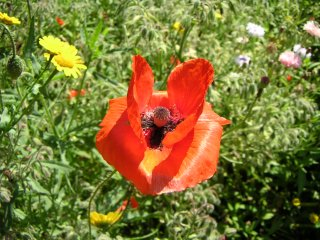
#> input picture Tarea2/photo.jpg, 320 x 240 px
$ python prueba2.py
#> lines starting #> are read from the running program, lines starting #| are printed output that depends on the picture
from email.mime import image
from tkinter import *
import cv2
import math
from PIL import Image, ImageTk
import copy
import numpy as np

imagen = cv2.imread("photo.jpg")
#> imagen is the input picture: shape (240, 320, 3); mean B, G, R 53.7, 116.4, 126


def calSuma(matriz):
    blue = 0
    green = 0
    red = 0
    for i in range(len(matriz)):
        for j in range(len(matriz)):
            blue = matriz[i][j][0] + blue
            green = matriz[i][j][1] + green
            red = matriz[i][j][2] + red

    return blue, green, red


# [18 lines left out: function blur, not called in this run]

def motionBlur(imagen, k):
#> called with k = 9
    x,y,d = imagen.shape
#> x = 240; y = 320; d = 3
    copia = imagen.copy()
    matrizS = []
    for i in range(k):
        matrizS.append([])
        for j in range(k):
            matrizS[i].append([])


    for i in range(k):
        for j in range(k):
            if i == j:
                matrizS[i][j] =  [1,1,1]
                continue
            matrizS[i][j] = [0,0,0]

    matriz = np.array(matrizS)


    for i in range(x):
        for j in range(y):
            if i-(k//2) < 0 or i+(k//2)+1>x:
                        continue
            if j-(k//2) < 0 or j+(k//2)+1>y:
                        continue
            porcion = copia[i-(k//2):i+(k//2)+1 , j-(k//2):j+(k//2)+1]


            mul = (1/k)*matriz*porcion
            b,g,r = calSuma(mul)

            imagen.itemset((i,j,0),b)
            imagen.itemset((i,j,1),g)
            imagen.itemset((i,j,2),r)
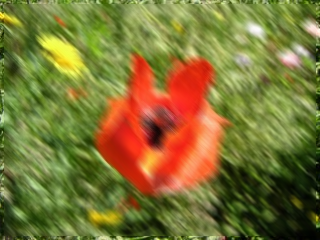
#> imagen: shape (240, 320, 3); mean B, G, R 53.3, 116, 125.5
    return imagen

# [130 lines left out: functions findEdges, sharppen, not called in this run]


def emboos():
    pass

def promedio():
    pass

def mediana():
    pass

# [10 lines left out: function mica, not called in this run]

filtro = motionBlur(imagen,9)

imagenNueva = cv2.imwrite('prueba.jpg',filtro)
